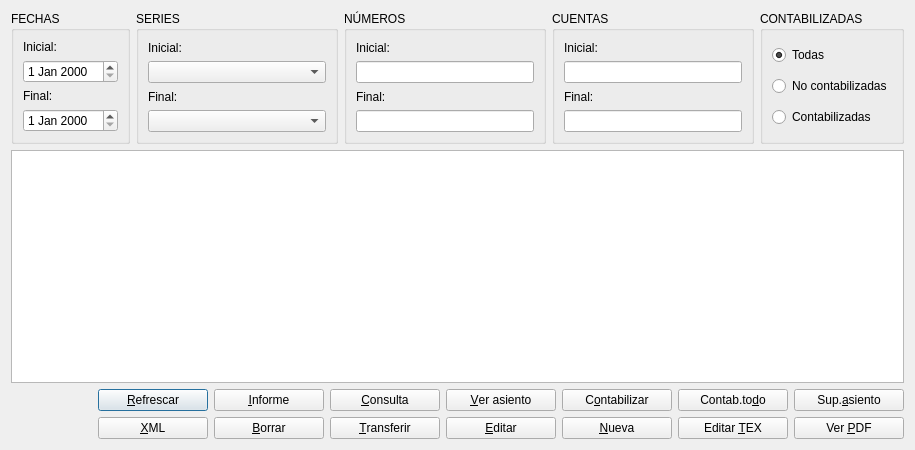
<?xml version="1.0" encoding="UTF-8"?>
<ui version="4.0">
 <class>facturas</class>
 <widget class="QDialog" name="facturas">
  <property name="geometry">
   <rect>
    <x>0</x>
    <y>0</y>
    <width>915</width>
    <height>450</height>
   </rect>
  </property>
  <property name="windowTitle">
   <string>DOCUMENTOS</string>
  </property>
  <layout class="QVBoxLayout" name="verticalLayout_7">
   <item>
    <layout class="QHBoxLayout" name="horizontalLayout">
     <item>
      <widget class="QGroupBox" name="groupBox">
       <property name="title">
        <string>FECHAS</string>
       </property>
       <layout class="QVBoxLayout" name="verticalLayout">
        <item>
         <widget class="QLabel" name="label">
          <property name="text">
           <string>Inicial:</string>
          </property>
         </widget>
        </item>
        <item>
         <widget class="QDateEdit" name="inicialdateEdit"/>
        </item>
        <item>
         <widget class="QLabel" name="label_2">
          <property name="text">
           <string>Final:</string>
          </property>
         </widget>
        </item>
        <item>
         <widget class="QDateEdit" name="finaldateEdit"/>
        </item>
       </layout>
      </widget>
     </item>
     <item>
      <widget class="QGroupBox" name="groupBox_2">
       <property name="title">
        <string>SERIES</string>
       </property>
       <layout class="QVBoxLayout" name="verticalLayout_2">
        <item>
         <widget class="QLabel" name="label_3">
          <property name="text">
           <string>Inicial:</string>
          </property>
         </widget>
        </item>
        <item>
         <widget class="QComboBox" name="serieinicialcomboBox">
          <property name="sizePolicy">
           <sizepolicy hsizetype="Expanding" vsizetype="Fixed">
            <horstretch>0</horstretch>
            <verstretch>0</verstretch>
           </sizepolicy>
          </property>
         </widget>
        </item>
        <item>
         <widget class="QLabel" name="label_4">
          <property name="text">
           <string>Final:</string>
          </property>
         </widget>
        </item>
        <item>
         <widget class="QComboBox" name="seriefinalcomboBox">
          <property name="sizePolicy">
           <sizepolicy hsizetype="Expanding" vsizetype="Fixed">
            <horstretch>0</horstretch>
            <verstretch>0</verstretch>
           </sizepolicy>
          </property>
         </widget>
        </item>
       </layout>
      </widget>
     </item>
     <item>
      <widget class="QGroupBox" name="groupBox_3">
       <property name="title">
        <string>NÚMEROS</string>
       </property>
       <layout class="QVBoxLayout" name="verticalLayout_3">
        <item>
         <widget class="QLabel" name="label_5">
          <property name="text">
           <string>Inicial:</string>
          </property>
         </widget>
        </item>
        <item>
         <widget class="QLineEdit" name="numiniciallineEdit"/>
        </item>
        <item>
         <widget class="QLabel" name="label_6">
          <property name="text">
           <string>Final:</string>
          </property>
         </widget>
        </item>
        <item>
         <widget class="QLineEdit" name="numfinallineEdit"/>
        </item>
       </layout>
      </widget>
     </item>
     <item>
      <widget class="QGroupBox" name="groupBox_4">
       <property name="title">
        <string>CUENTAS</string>
       </property>
       <layout class="QVBoxLayout" name="verticalLayout_4">
        <item>
         <widget class="QLabel" name="label_7">
          <property name="text">
           <string>Inicial:</string>
          </property>
         </widget>
        </item>
        <item>
         <widget class="QLineEdit" name="cuentainilineEdit"/>
        </item>
        <item>
         <widget class="QLabel" name="label_8">
          <property name="text">
           <string>Final:</string>
          </property>
         </widget>
        </item>
        <item>
         <widget class="QLineEdit" name="cuentafinlineEdit"/>
        </item>
       </layout>
      </widget>
     </item>
     <item>
      <widget class="QGroupBox" name="groupBox_5">
       <property name="title">
        <string>CONTABILIZADAS</string>
       </property>
       <layout class="QVBoxLayout" name="verticalLayout_5">
        <item>
         <widget class="QRadioButton" name="todasradioButton">
          <property name="text">
           <string>Todas</string>
          </property>
          <property name="checked">
           <bool>true</bool>
          </property>
         </widget>
        </item>
        <item>
         <widget class="QRadioButton" name="nocontaradioButton">
          <property name="text">
           <string>No contabilizadas</string>
          </property>
         </widget>
        </item>
        <item>
         <widget class="QRadioButton" name="contaradioButton">
          <property name="text">
           <string>Contabilizadas</string>
          </property>
         </widget>
        </item>
       </layout>
      </widget>
     </item>
    </layout>
   </item>
   <item>
    <widget class="QTableView" name="facstableView"/>
   </item>
   <item>
    <layout class="QHBoxLayout" name="horizontalLayout_4">
     <item>
      <spacer name="horizontalSpacer">
       <property name="orientation">
        <enum>Qt::Horizontal</enum>
       </property>
       <property name="sizeHint" stdset="0">
        <size>
         <width>40</width>
         <height>20</height>
        </size>
       </property>
      </spacer>
     </item>
     <item>
      <layout class="QVBoxLayout" name="verticalLayout_6">
       <item>
        <layout class="QHBoxLayout" name="horizontalLayout_2">
         <item>
          <widget class="QPushButton" name="refrescarpushButton">
           <property name="minimumSize">
            <size>
             <width>110</width>
             <height>0</height>
            </size>
           </property>
           <property name="maximumSize">
            <size>
             <width>110</width>
             <height>16777215</height>
            </size>
           </property>
           <property name="text">
            <string>&amp;Refrescar</string>
           </property>
           <property name="icon">
            <iconset resource="../keme.qrc">
             <normaloff>:/iconos/graf/refresh.xpm</normaloff>:/iconos/graf/refresh.xpm</iconset>
           </property>
           <property name="default">
            <bool>true</bool>
           </property>
          </widget>
         </item>
         <item>
          <widget class="QPushButton" name="informepushButton">
           <property name="minimumSize">
            <size>
             <width>110</width>
             <height>0</height>
            </size>
           </property>
           <property name="maximumSize">
            <size>
             <width>110</width>
             <height>16777215</height>
            </size>
           </property>
           <property name="text">
            <string>&amp;Informe</string>
           </property>
           <property name="icon">
            <iconset resource="../keme.qrc">
             <normaloff>:/iconos/graf/ghostview.xpm</normaloff>:/iconos/graf/ghostview.xpm</iconset>
           </property>
          </widget>
         </item>
         <item>
          <widget class="QPushButton" name="consultapushButton">
           <property name="minimumSize">
            <size>
             <width>110</width>
             <height>0</height>
            </size>
           </property>
           <property name="maximumSize">
            <size>
             <width>110</width>
             <height>16777215</height>
            </size>
           </property>
           <property name="text">
            <string>&amp;Consulta</string>
           </property>
           <property name="icon">
            <iconset resource="../keme.qrc">
             <normaloff>:/iconos/graf/xmag.png</normaloff>:/iconos/graf/xmag.png</iconset>
           </property>
          </widget>
         </item>
         <item>
          <widget class="QPushButton" name="verasientopushButton">
           <property name="sizePolicy">
            <sizepolicy hsizetype="Fixed" vsizetype="Fixed">
             <horstretch>0</horstretch>
             <verstretch>0</verstretch>
            </sizepolicy>
           </property>
           <property name="minimumSize">
            <size>
             <width>110</width>
             <height>0</height>
            </size>
           </property>
           <property name="maximumSize">
            <size>
             <width>110</width>
             <height>16777215</height>
            </size>
           </property>
           <property name="text">
            <string>&amp;Ver asiento</string>
           </property>
           <property name="icon">
            <iconset resource="../keme.qrc">
             <normaloff>:/iconos/graf/edit-find-mail.png</normaloff>:/iconos/graf/edit-find-mail.png</iconset>
           </property>
          </widget>
         </item>
         <item>
          <widget class="QPushButton" name="contabilizarpushButton">
           <property name="minimumSize">
            <size>
             <width>110</width>
             <height>0</height>
            </size>
           </property>
           <property name="maximumSize">
            <size>
             <width>110</width>
             <height>16777215</height>
            </size>
           </property>
           <property name="text">
            <string>C&amp;ontabilizar</string>
           </property>
           <property name="icon">
            <iconset resource="../keme.qrc">
             <normaloff>:/iconos/graf/system-file-manager.png</normaloff>:/iconos/graf/system-file-manager.png</iconset>
           </property>
          </widget>
         </item>
         <item>
          <widget class="QPushButton" name="conttodopushButton">
           <property name="minimumSize">
            <size>
             <width>110</width>
             <height>0</height>
            </size>
           </property>
           <property name="maximumSize">
            <size>
             <width>110</width>
             <height>16777215</height>
            </size>
           </property>
           <property name="text">
            <string>Contab.to&amp;do</string>
           </property>
           <property name="icon">
            <iconset resource="../keme.qrc">
             <normaloff>:/iconos/graf/run-build.png</normaloff>:/iconos/graf/run-build.png</iconset>
           </property>
          </widget>
         </item>
         <item>
          <widget class="QPushButton" name="borra_asientopushButton">
           <property name="minimumSize">
            <size>
             <width>110</width>
             <height>0</height>
            </size>
           </property>
           <property name="maximumSize">
            <size>
             <width>110</width>
             <height>16777215</height>
            </size>
           </property>
           <property name="text">
            <string>Sup.&amp;asiento</string>
           </property>
           <property name="icon">
            <iconset resource="../keme.qrc">
             <normaloff>:/iconos/graf/borraelem.png</normaloff>:/iconos/graf/borraelem.png</iconset>
           </property>
          </widget>
         </item>
        </layout>
       </item>
       <item>
        <layout class="QHBoxLayout" name="horizontalLayout_3">
         <item>
          <widget class="QPushButton" name="xmlpushButton">
           <property name="minimumSize">
            <size>
             <width>110</width>
             <height>0</height>
            </size>
           </property>
           <property name="maximumSize">
            <size>
             <width>110</width>
             <height>16777215</height>
            </size>
           </property>
           <property name="text">
            <string>&amp;XML</string>
           </property>
           <property name="icon">
            <iconset resource="../keme.qrc">
             <normaloff>:/iconos/graf/XML.png</normaloff>:/iconos/graf/XML.png</iconset>
           </property>
          </widget>
         </item>
         <item>
          <widget class="QPushButton" name="borrarpushButton">
           <property name="minimumSize">
            <size>
             <width>110</width>
             <height>0</height>
            </size>
           </property>
           <property name="maximumSize">
            <size>
             <width>110</width>
             <height>16777215</height>
            </size>
           </property>
           <property name="text">
            <string>&amp;Borrar</string>
           </property>
           <property name="icon">
            <iconset resource="../keme.qrc">
             <normaloff>:/iconos/graf/borrar.png</normaloff>:/iconos/graf/borrar.png</iconset>
           </property>
          </widget>
         </item>
         <item>
          <widget class="QPushButton" name="transferirpushButton">
           <property name="minimumSize">
            <size>
             <width>110</width>
             <height>0</height>
            </size>
           </property>
           <property name="maximumSize">
            <size>
             <width>110</width>
             <height>16777215</height>
            </size>
           </property>
           <property name="text">
            <string>&amp;Transferir</string>
           </property>
           <property name="icon">
            <iconset resource="../keme.qrc">
             <normaloff>:/iconos/graf/despues.png</normaloff>:/iconos/graf/despues.png</iconset>
           </property>
          </widget>
         </item>
         <item>
          <widget class="QPushButton" name="editarpushButton">
           <property name="minimumSize">
            <size>
             <width>110</width>
             <height>0</height>
            </size>
           </property>
           <property name="maximumSize">
            <size>
             <width>110</width>
             <height>16777215</height>
            </size>
           </property>
           <property name="text">
            <string>&amp;Editar</string>
           </property>
           <property name="icon">
            <iconset resource="../keme.qrc">
             <normaloff>:/iconos/graf/lapiz.xpm</normaloff>:/iconos/graf/lapiz.xpm</iconset>
           </property>
          </widget>
         </item>
         <item>
          <widget class="QPushButton" name="nuevapushButton">
           <property name="minimumSize">
            <size>
             <width>110</width>
             <height>0</height>
            </size>
           </property>
           <property name="maximumSize">
            <size>
             <width>110</width>
             <height>16777215</height>
            </size>
           </property>
           <property name="text">
            <string>&amp;Nueva</string>
           </property>
           <property name="icon">
            <iconset resource="../keme.qrc">
             <normaloff>:/iconos/graf/Files-New-File-icon.png</normaloff>:/iconos/graf/Files-New-File-icon.png</iconset>
           </property>
          </widget>
         </item>
         <item>
          <widget class="QPushButton" name="edtexpushButton">
           <property name="minimumSize">
            <size>
             <width>110</width>
             <height>0</height>
            </size>
           </property>
           <property name="maximumSize">
            <size>
             <width>110</width>
             <height>16777215</height>
            </size>
           </property>
           <property name="text">
            <string>Editar &amp;TEX</string>
           </property>
           <property name="icon">
            <iconset resource="../keme.qrc">
             <normaloff>:/iconos/graf/tex.png</normaloff>:/iconos/graf/tex.png</iconset>
           </property>
          </widget>
         </item>
         <item>
          <widget class="QPushButton" name="imprimirpushButton">
           <property name="minimumSize">
            <size>
             <width>110</width>
             <height>0</height>
            </size>
           </property>
           <property name="maximumSize">
            <size>
             <width>110</width>
             <height>16777215</height>
            </size>
           </property>
           <property name="text">
            <string>Ver &amp;PDF</string>
           </property>
           <property name="icon">
            <iconset resource="../keme.qrc">
             <normaloff>:/iconos/graf/pdf-icon.png</normaloff>:/iconos/graf/pdf-icon.png</iconset>
           </property>
          </widget>
         </item>
        </layout>
       </item>
      </layout>
     </item>
    </layout>
   </item>
  </layout>
 </widget>
 <tabstops>
  <tabstop>facstableView</tabstop>
  <tabstop>inicialdateEdit</tabstop>
  <tabstop>finaldateEdit</tabstop>
  <tabstop>serieinicialcomboBox</tabstop>
  <tabstop>seriefinalcomboBox</tabstop>
  <tabstop>numiniciallineEdit</tabstop>
  <tabstop>numfinallineEdit</tabstop>
  <tabstop>cuentainilineEdit</tabstop>
  <tabstop>cuentafinlineEdit</tabstop>
  <tabstop>todasradioButton</tabstop>
  <tabstop>nocontaradioButton</tabstop>
  <tabstop>contaradioButton</tabstop>
  <tabstop>refrescarpushButton</tabstop>
  <tabstop>informepushButton</tabstop>
  <tabstop>consultapushButton</tabstop>
  <tabstop>verasientopushButton</tabstop>
  <tabstop>contabilizarpushButton</tabstop>
  <tabstop>conttodopushButton</tabstop>
  <tabstop>borra_asientopushButton</tabstop>
  <tabstop>xmlpushButton</tabstop>
  <tabstop>borrarpushButton</tabstop>
  <tabstop>transferirpushButton</tabstop>
  <tabstop>editarpushButton</tabstop>
  <tabstop>nuevapushButton</tabstop>
  <tabstop>edtexpushButton</tabstop>
  <tabstop>imprimirpushButton</tabstop>
 </tabstops>
 <resources>
  <include location="../keme.qrc"/>
 </resources>
 <connections/>
</ui>
